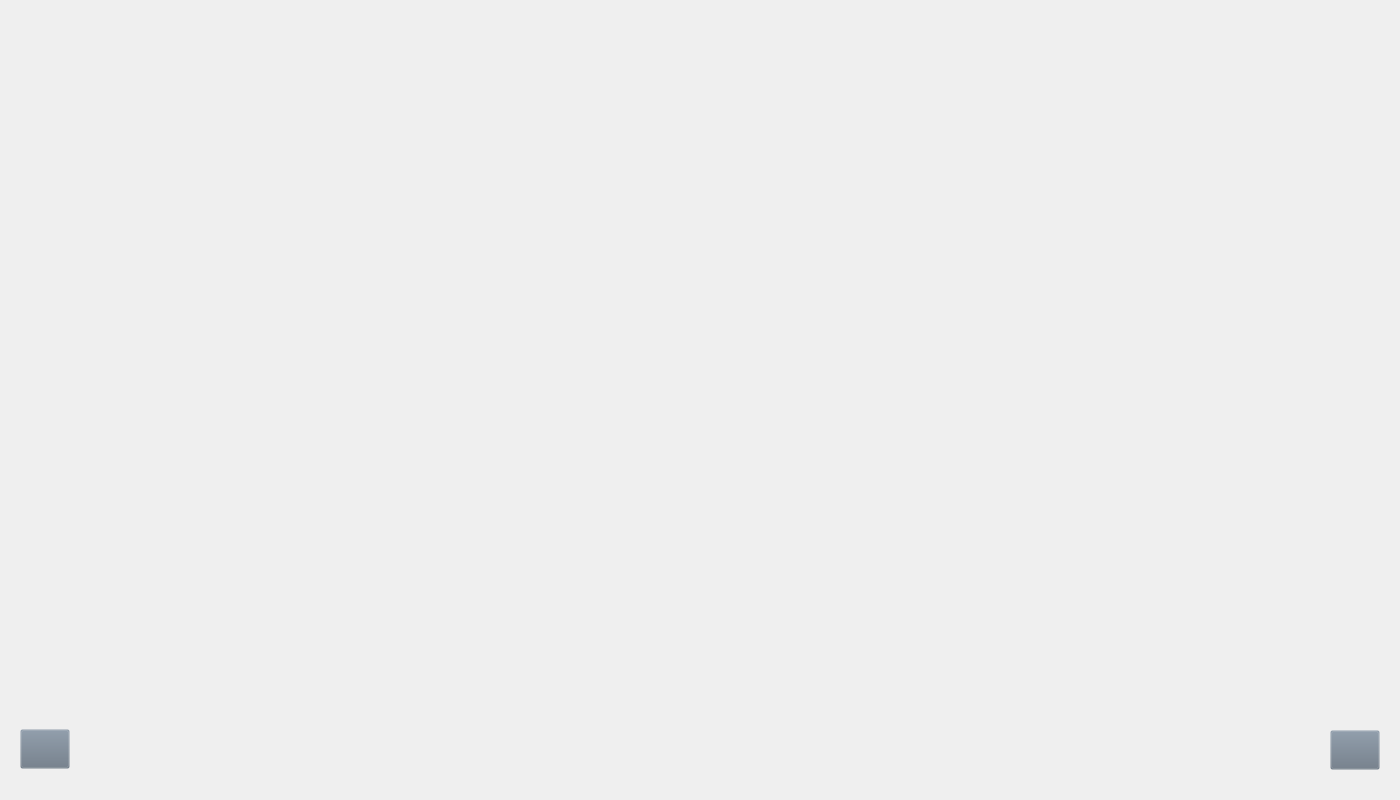
<?xml version="1.0" encoding="UTF-8"?>
<ui version="4.0">
 <class>Form</class>
 <widget class="QWidget" name="Form">
  <property name="geometry">
   <rect>
    <x>0</x>
    <y>0</y>
    <width>1400</width>
    <height>800</height>
   </rect>
  </property>
  <property name="windowTitle">
   <string>Form</string>
  </property>
  <property name="styleSheet">
   <string notr="true">QPushButton#back{
	background-color: rgba(105, 118, 132, 0);
}
QPushButton#left{
	background-color: rgba(105, 118, 132, 0);
}
QPushButton#right{
	background-color: rgba(105, 118, 132, 0);
}


QPushButton:pressed{
	padding-left: 2px;
	padding-top: 2px;
}</string>
  </property>
  <widget class="QLabel" name="label_1">
   <property name="geometry">
    <rect>
     <x>150</x>
     <y>40</y>
     <width>931</width>
     <height>101</height>
    </rect>
   </property>
   <property name="styleSheet">
    <string notr="true"/>
   </property>
   <property name="text">
    <string/>
   </property>
  </widget>
  <widget class="QLabel" name="label_2">
   <property name="geometry">
    <rect>
     <x>160</x>
     <y>110</y>
     <width>931</width>
     <height>331</height>
    </rect>
   </property>
   <property name="styleSheet">
    <string notr="true"/>
   </property>
   <property name="text">
    <string/>
   </property>
  </widget>
  <widget class="QLabel" name="label_3">
   <property name="geometry">
    <rect>
     <x>160</x>
     <y>610</y>
     <width>921</width>
     <height>161</height>
    </rect>
   </property>
   <property name="styleSheet">
    <string notr="true"/>
   </property>
   <property name="text">
    <string/>
   </property>
  </widget>
  <widget class="QPushButton" name="left">
   <property name="geometry">
    <rect>
     <x>20</x>
     <y>729</y>
     <width>50</width>
     <height>40</height>
    </rect>
   </property>
   <property name="text">
    <string/>
   </property>
   <property name="icon">
    <iconset>
     <normaloff>../Images/arrow_2.png</normaloff>../Images/arrow_2.png</iconset>
   </property>
   <property name="iconSize">
    <size>
     <width>30</width>
     <height>30</height>
    </size>
   </property>
  </widget>
  <widget class="QPushButton" name="right">
   <property name="geometry">
    <rect>
     <x>1330</x>
     <y>730</y>
     <width>50</width>
     <height>40</height>
    </rect>
   </property>
   <property name="text">
    <string/>
   </property>
   <property name="icon">
    <iconset>
     <normaloff>../Images/arrow_1.png</normaloff>../Images/arrow_1.png</iconset>
   </property>
   <property name="iconSize">
    <size>
     <width>30</width>
     <height>30</height>
    </size>
   </property>
  </widget>
 </widget>
 <resources/>
 <connections/>
</ui>
